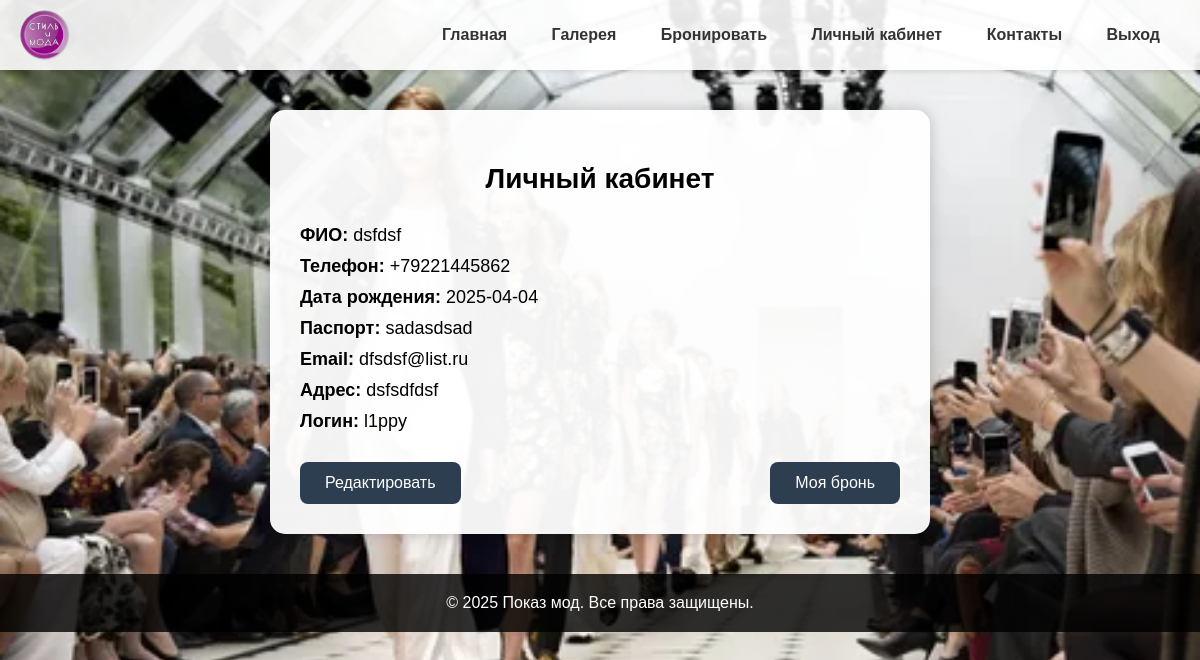
The app's page /profile.php (signed in) with its own data.
### tables this page shows
CREATE TABLE `zakazchiki` (
  `id_zakazchiki` int(11) NOT NULL,
  `fio` text,
  `phone` text,
  `date_rozd` date NOT NULL,
  `pasport` text,
  `email` text,
  `adress` text,
  `login` text,
  `password` text
);

### profile.php (the view, shortened to what this page needs)
<?php
require_once 'db.php';
$user_id = $_SESSION['user']['id_zakazchiki'];
$sql = "SELECT * FROM zakazchiki WHERE id_zakazchiki = $user_id";
$result = mysqli_query($conn, $sql);
$user = mysqli_fetch_assoc($result);
?>
<!DOCTYPE html>
<html lang="ru">
<head>
  <link rel="stylesheet" href="style.css">
</head>
<body>
<header>
  <img src="logo.png" class="logo" alt="Логотип">
  <nav>
    <a href="index.php">Главная</a>
    <a href="gallery.php">Галерея</a>
    <a href="booking.php">Бронировать</a>
    <a href="profile.php">Личный кабинет</a>
    <a href="contacts.php">Контакты</a>
    <?php if (!isset($_SESSION['user'])): ?>
      <a href="login.php">Вход</a>
      <a href="register.php">Регистрация</a>
    <?php else: ?>
      <a href="logout.php">Выход</a>
    <?php endif; ?>
  </nav>
</header>
<div class="profile-container">
  <h2>Личный кабинет</h2>
  <div class="profile-info">
    <p><strong>ФИО:</strong> <?= htmlspecialchars($user['fio']) ?></p>
    <p><strong>Телефон:</strong> <?= htmlspecialchars($user['phone']) ?></p>
    <p><strong>Дата рождения:</strong> <?= htmlspecialchars($user['date_rozd']) ?></p>
    <p><strong>Паспорт:</strong> <?= htmlspecialchars($user['pasport']) ?></p>
    <p><strong>Email:</strong> <?= htmlspecialchars($user['email']) ?></p>
    <p><strong>Адрес:</strong> <?= htmlspecialchars($user['adress']) ?></p>
    <p><strong>Логин:</strong> <?= htmlspecialchars($user['login']) ?></p>
  </div>
  <div class="profile-buttons">
    <a href="edit_profile.php">Редактировать</a>
    <a href="my_bookings.php">Моя бронь</a>
  </div>
</div>
<footer>
  &copy; <?= date('Y') ?> Показ мод. Все права защищены.
</footer>
</body>
</html>

### style.css (style rules this page uses)
body { font-family: Arial, sans-serif; margin: 0; padding: 0; background: url('bg.jpg') no-repeat center center fixed; background-size: cover; }
header { background: rgba(255, 255, 255, 0.9); box-shadow: 0 2px 5px rgba(0,0,0,0.1); padding: 10px 20px; display: flex; justify-content: space-between; align-items: center; position: sticky; top: 0; z-index: 1000; }
.logo { height: 50px; width: 50px; border-radius: 50%; object-fit: cover; }
nav a { margin: 0 10px; text-decoration: none; color: #333; font-weight: bold; transition: color 0.3s, background-color 0.3s; padding: 6px 10px; border-radius: 5px; }
footer { background: rgba(0, 0, 0, 0.8); color: white; text-align: center; padding: 20px; margin-top: 40px; }

### profile.php (style rules this page uses)
.profile-container { max-width: 600px; margin: 40px auto; padding: 30px; background: rgba(255, 255, 255, 0.95); border-radius: 15px; box-shadow: 0 0 15px rgba(0,0,0,0.2); }
.profile-container h2 { text-align: center; margin-bottom: 30px; font-size: 28px; }
.profile-info p { margin: 10px 0; font-size: 18px; }
.profile-buttons { display: flex; justify-content: space-between; margin-top: 30px; }
.profile-buttons a { text-decoration: none; padding: 12px 25px; background-color: #2c3e50; color: white; border-radius: 8px; transition: 0.3s; }

### records on screen
zakazchiki: fio "dsfdsf", phone "+79221445862", date_rozd "2025-04-04", pasport "sadasdsad", email "dfsdsf@list.ru", adress "dsfsdfdsf", login "l1ppy"
